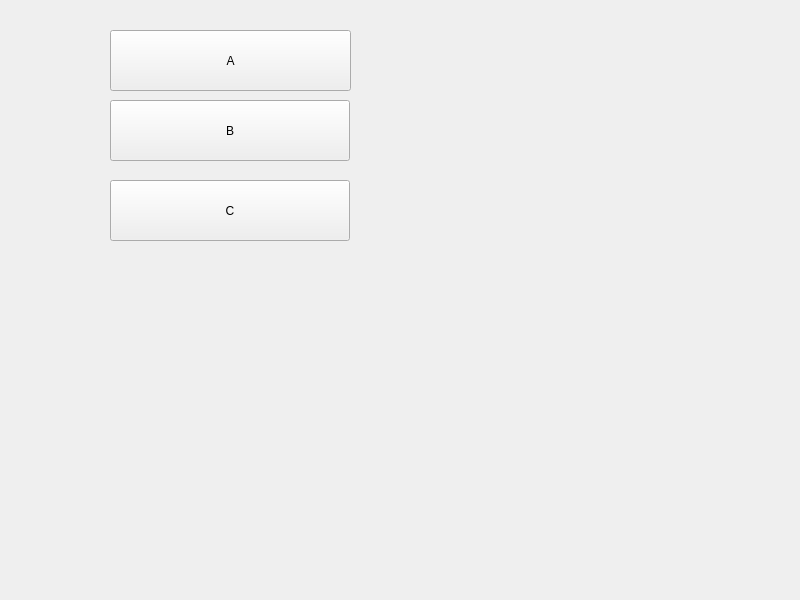
<?xml version="1.0" encoding="UTF-8"?>
<ui version="4.0">
 <class>Widget</class>
 <widget class="QWidget" name="Widget">
  <property name="geometry">
   <rect>
    <x>0</x>
    <y>0</y>
    <width>800</width>
    <height>600</height>
   </rect>
  </property>
  <property name="windowTitle">
   <string>Widget</string>
  </property>
  <widget class="QPushButton" name="pushButtonAnderson">
   <property name="geometry">
    <rect>
     <x>110</x>
     <y>30</y>
     <width>241</width>
     <height>61</height>
    </rect>
   </property>
   <property name="text">
    <string>A</string>
   </property>
  </widget>
  <widget class="QPushButton" name="pushButtonBruce">
   <property name="geometry">
    <rect>
     <x>110</x>
     <y>100</y>
     <width>240</width>
     <height>61</height>
    </rect>
   </property>
   <property name="text">
    <string>B</string>
   </property>
  </widget>
  <widget class="QPushButton" name="pushButtonCastiel">
   <property name="geometry">
    <rect>
     <x>110</x>
     <y>180</y>
     <width>240</width>
     <height>61</height>
    </rect>
   </property>
   <property name="text">
    <string>C</string>
   </property>
  </widget>
 </widget>
 <resources/>
 <connections/>
</ui>
